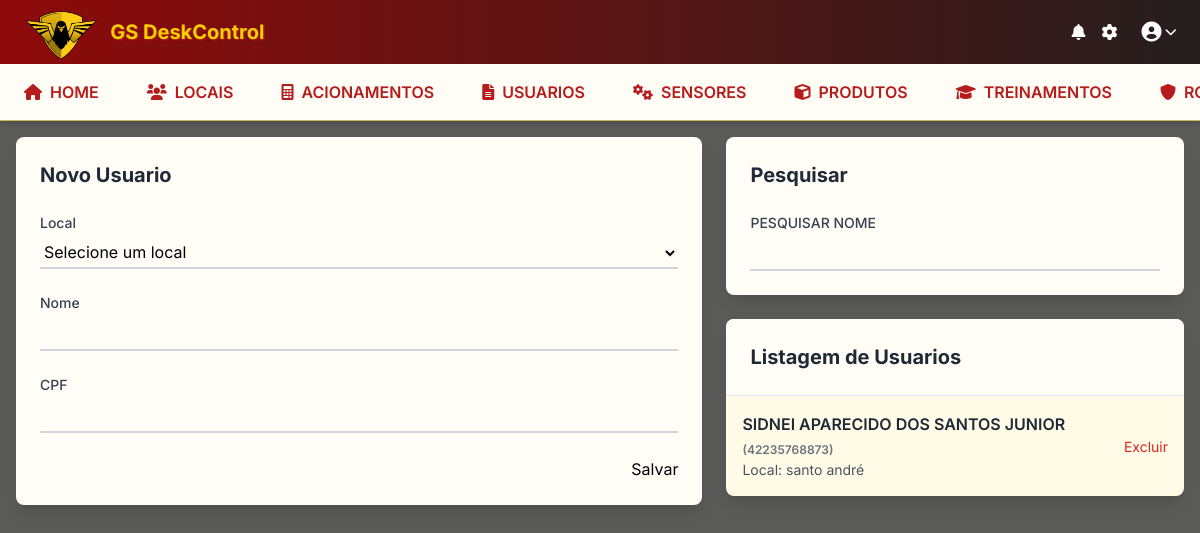
/rat/, run on the app's committed database.
### rat/models.py (models this page shows, shortened)
class Rat(models.Model):
    local = models.ForeignKey(Clientes, on_delete=models.CASCADE, related_name='Local', default=1)
    nome = models.CharField(max_length=50, unique=True, verbose_name="Usuario",null=True, blank=True)
    cpf = models.CharField(max_length=20,null=True, blank=True)
    class Meta:
        verbose_name = "RAT"
        verbose_name_plural = "RATs"

### clientes/models.py (models this page shows, shortened)
class Clientes(models.Model):
    nome = models.CharField(max_length=200, blank=True, null=True)
    pronta_resposta = models.CharField(max_length=200, blank=True, null=True, verbose_name="Pronta Resposta")
    telefone = models.CharField(max_length=20, blank=True, null=True, verbose_name="Telefone")

### rat/views.py (the view, shortened to what this page needs)
# urls.py: path('', RatView.as_view(), name='rat'),
class RatView(View):
    def get(self, request):
        search_name = request.GET.get('search_name')
        rats = Rat.objects.all()
        if search_name:
            rats = rats.filter(nome__icontains=search_name)
        if request.headers.get('x-requested-with') == 'XMLHttpRequest':
            html = render_to_string(
                'rat/partials/lista_rats.html',
                {'rats': rats}
            )
            return JsonResponse({'html': html})
        form = RatForm()
        clientes = Clientes.objects.all()
        context = {
            'rats': rats,
            'form': form,
            'clientes': clientes,
            'search_name': search_name or '',
        }
        return render(request, 'rat/rat.html', context)

### rat/forms.py
class RatForm(forms.ModelForm):
    class Meta:
        model = Rat
        fields = ['local', 'nome', 'cpf']

### rat/templates/rat/rat.html (shortened to what this page needs)
{% extends 'base.html' %}
{% load static %}
{% block extra_css %}
    <link rel="stylesheet" href="{% static 'rat/css/rat.css' %}">
{% endblock %}
{% block content %}
    <div class="flex flex-col lg:flex-row gap-6">
        <div id="form-column" class="lg:w-3/5 space-y-6">
            <div class="bg-slate-200 rounded-lg shadow-lg p-6 compact-form">
                <form method="post" action="{% url 'rat:rat' %}" class="rat-form" id="ratForm">
                    <div class="flex justify-between items-center mb-6">
                        <h3 class="text-xl font-bold text-gray-800" id="formTitle">Novo Usuario</h3>
                    </div>
                    <div class="mb-6">
                        <label class="block text-sm font-medium text-gray-700 mb-1">Local</label>
                        <select name="local" id="local" class="w-full py-1 bg-transparent border-0 border-b-2 border-gray-300 focus:outline-none focus:ring-0 focus:border-blue-500">
                            <option value="">Selecione um local</option>
                        </select>
                    </div>
                    <div class="mb-6">
                        <label class="block text-sm font-medium text-gray-700 mb-1">Nome</label>
                        <input type="text" name="nome" id="nome" class="w-full py-1 bg-transparent border-0 border-b-2 border-gray-300 focus:outline-none focus:ring-0 focus:border-blue-500">
                    </div>
                    <div class="mb-6">
                        <label class="block text-sm font-medium text-gray-700 mb-1">CPF</label>
                        <input type="text" name="cpf" id="cpf" class="w-full py-1 bg-transparent border-0 border-b-2 border-gray-300 focus:outline-none focus:ring-0 focus:border-blue-500">
                    </div>
                    <div class="flex justify-end mt-6">
                        <button type="submit" class="btn-primary" id="submitBtn">Salvar</button>
                    </div>
                </form>
            </div>
        </div>
        <div id="list-column" class="lg:w-2/5 space-y-6">
            <div class="bg-slate-200 rounded-lg shadow-lg p-6 compact-form">
                <form method="get" action="{% url 'rat:rat' %}">
                    <h3 class="text-xl font-bold text-gray-800 mb-6">Pesquisar</h3>
                    <div class="grid grid-cols-1 gap-4">
                        <div>
                            <label class="block text-sm font-medium text-gray-700 mb-1">PESQUISAR NOME</label>
                            <input type="text" name="search_name" id="search-name-input" value="{{ search_name }}" class="w-full py-1 bg-transparent border-0 border-b-2 border-gray-300 focus:outline-none focus:ring-0 focus:border-blue-500">
                        </div>
                    </div>
                </form>
            </div>
            <div id="rat-list-container"
                 data-get-url-template="{% url 'rat:get_rat' 0 %}"
                 data-update-url-template="{% url 'rat:atualizar_rat' 0 %}"
                 class="bg-white rounded-lg shadow-lg compact-form overflow-hidden">
                <div class="p-6 border-b bg-slate-200">
                    <h2 class="text-xl font-bold text-gray-800">Listagem de Usuarios</h2>
                </div>
                <div id="rat-list-results" class="max-h-96 overflow-y-auto">
                    {% include 'rat/partials/lista_rats.html' %}
                </div>
            </div>
        </div>
    </div>
{% endblock %}

### rat/templates/rat/partials/lista_rats.html (shortened to what this page needs)
<div class="divide-y divide-gray-200">
    {% for rat in rats %}
        <div class="p-4 flex justify-between items-center hover:bg-gray-50 cursor-pointer" onclick="carregarRat('{{ rat.id }}')">
            <div>
                <p class="font-semibold text-gray-800">
                    {{ rat.nome }}
                    <span class="text-gray-500 text-xs">({{ rat.cpf|default:"Sem CPF" }})</span>
                </p>
                <p class="text-sm text-gray-600">
                    Local: {{ rat.local.nome }}
                </p>
            </div>
            <div class="text-right">
                <form action="{% url 'rat:excluir_rat' rat.id %}" method="post" class="inline" onsubmit="return confirm('Tem certeza que deseja excluir este RAT?');">
                    <button type="submit" class="text-red-600 hover:text-red-800 text-sm">Excluir</button>
                </form>
            </div>
        </div>
    {% empty %}
        <div class="p-6 text-center text-gray-500">
            <p>Nenhum RAT encontrado.</p>
        </div>
    {% endfor %}
</div>

### templates/base.html (style rules this page uses)
body { font-family: 'Inter', sans-serif; background-color: #5a5a59 !important; }
.bg-slate-100, .bg-slate-200, .bg-gray-100 { background-color: #fffdf5 !important; }
.bg-white { background-color: #fffbe6 !important; }

### data on the page
Rat: nome "SIDNEI APARECIDO DOS SANTOS JUNIOR", cpf "42235768873", local.nome "santo andré"
